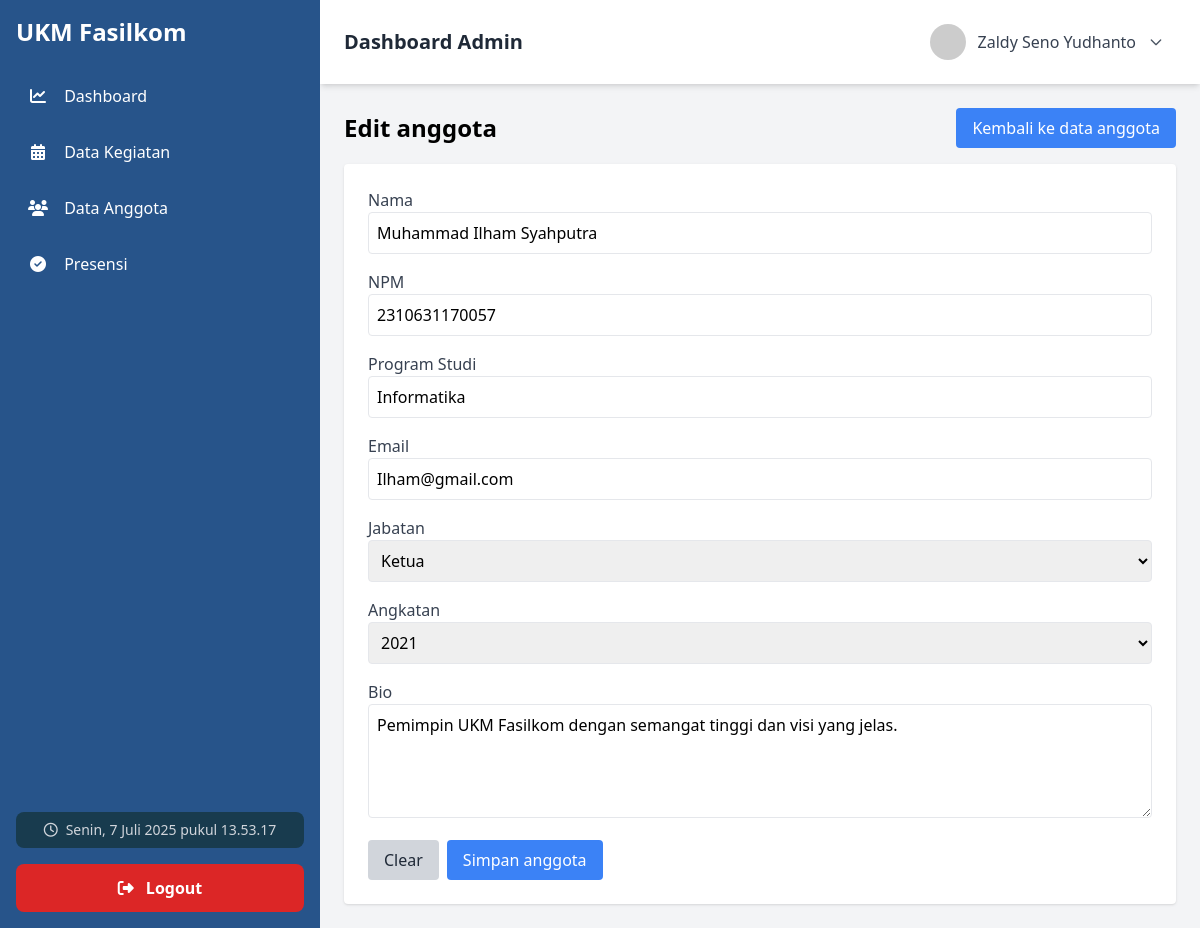
Page /Admin/anggota/edit-anggota.php?id=1 (signed in) on the committed database.
### tables this page shows
CREATE TABLE `pendaftaran` (
  `id_pendaftaran` int(11) NOT NULL,
  `id_user` int(11) NOT NULL,
  `nama` varchar(100) NOT NULL,
  `npm` varchar(20) NOT NULL,
  `email` varchar(100) NOT NULL,
  `prodi` varchar(100) NOT NULL,
  `angkatan` year(4) NOT NULL,
  `jabatan` varchar(50) DEFAULT 'Anggota',
  `bio` text DEFAULT NULL,
  `tanggal_daftar` datetime DEFAULT current_timestamp(),
  `status` enum('pending','diterima','ditolak') DEFAULT 'pending',
  `bukti_npm` varchar(255) DEFAULT NULL
);

CREATE TABLE `anggota` (
  `id_anggota` int(11) NOT NULL,
  `id_pendaftaran` int(11) DEFAULT NULL,
  `nama` varchar(100) NOT NULL,
  `npm` varchar(20) NOT NULL,
  `prodi` varchar(100) DEFAULT NULL,
  `email` varchar(100) DEFAULT NULL,
  `jabatan` enum('Ketua','Wakil Ketua','Bendahara','Sekretaris','Koordinator','Anggota') NOT NULL,
  `angkatan` int(11) DEFAULT NULL,
  `bio` text DEFAULT NULL,
  `dibuat_oleh` varchar(50) DEFAULT NULL,
  `created_at` timestamp NOT NULL DEFAULT current_timestamp()
);

### Admin/anggota/edit-anggota.php (the view, shortened to what this page needs)
<?php
if (isset($_GET['id']) || isset($_GET['id_anggota'])) {
    include "../koneksi.php";
    $id_anggota = isset($_GET['id_anggota']) ? $_GET['id_anggota'] : $_GET['id'];
    $query = mysqli_query($koneksi, "SELECT * FROM anggota WHERE
        id_anggota='$id_anggota'");
    $row = mysqli_fetch_array($query);
?>
<!DOCTYPE html>
<html lang="en">
<head>
    <script src="https://cdn.tailwindcss.com"></script>
</head>
<body class="bg-gray-100 font-sans">
    <div class="flex min-h-screen">
        <?php include '../sidebar.php'; ?>
        <div class="flex-1 flex flex-col sm:ml-0 md:ml-80 lg:ml-80 xl:ml-80">
            <?php include '../navbar.php'; ?>
            <section class="p-6">
                <div class="mb-4 flex justify-between items-center">
                    <h2 class="text-2xl font-semibold">Edit anggota</h2>
                    <a href="data-anggota.php" class="bg-blue-500 text-white px-4 py-2 rounded">Kembali ke data anggota</a>
                </div>
                <form id="formEditAnggota" action="proses-edit-anggota.php" method="POST" class="bg-white p-6 rounded shadow">
                    <div class="mb-4">
                        <label for="nama" class="block text-gray-700">Nama</label>
                        <input type="text" name="nama" id="nama" required
                            value="<?= htmlspecialchars($row['nama']) ?>"
                            class="border p-2 w-full rounded">
                    </div>
                    <div class="mb-4">
                        <label for="npm" class="block text-gray-700">NPM</label>
                        <input type="number" name="npm" id="npm" required
                            value="<?= $row['npm'] ?>"
                            class="border p-2 w-full rounded">
                    </div>
                    <div class="mb-4">
                        <label for="prodi" class="block text-gray-700">Program Studi</label>
                        <input type="text" name="prodi" id="prodi" required
                            value="<?= $row['prodi'] ?>"
                            class="border p-2 w-full rounded">
                    </div>
                    <div class="mb-4">
                        <label for="email" class="block text-gray-700">Email</label>
                        <input type="email" name="email" id="email" required
                            value="<?= htmlspecialchars($row['email']) ?>"
                            class="border p-2 w-full rounded">
                    </div>
                    <div class="mb-4">
                        <label for="jabatan" class="block text-gray-700">Jabatan</label>
                        <select name="jabatan" id="jabatan" rows="4" required
                            class="border p-2 w-full rounded"><?= htmlspecialchars($row['jabatan']) ?>
                            <option value="Ketua" <?= $row['jabatan'] == 'Ketua' ? 'selected' : '' ?>>Ketua</option>
                        </select>
                    </div>
                    <div class="mb-4">
                        <label for="angkatan" class="block text-gray-700">Angkatan</label>
                        <select name="angkatan" id="angkatan" class="border p-2 w-full rounded">
                            <option value="2021" <?= $row['angkatan'] == '2021' ? 'selected' : '' ?>>2021</option>
                        </select>
                    </div>
                    <div class="mb-4">
                        <label for="bio" class="block text-gray-700">Bio</label>
                        <textarea name="bio" id="bio" rows="4" required
                            class="border p-2 w-full rounded"><?= htmlspecialchars($row['bio']) ?></textarea>
                    </div>
                    <div class="flex space-x-2">
                        <button type="button" onclick="clearForm()" class="bg-gray-300 text-gray-800 px-4 py-2 rounded hover:bg-gray-400">Clear</button>
                        <button type="submit" name="submit" class="bg-blue-500 text-white px-4 py-2 rounded hover:bg-blue-600">Simpan anggota</button>
                    </div>
                </form>
            </section>
        </div>
    </div>
</body>
</html>
<?php
}
?>

### Admin/navbar.php (shortened to what this page needs)
<?php
$user_name = 'Admin';
if (isset($_SESSION['id_user'])) {
    $id_user = $_SESSION['id_user'];
    $query = "SELECT nama, npm, prodi, email FROM pendaftaran WHERE id_user = ?";
    $stmt = mysqli_prepare($koneksi, $query);
    if ($stmt) {
        mysqli_stmt_bind_param($stmt, "i", $id_user);
        mysqli_stmt_execute($stmt);
        $result = mysqli_stmt_get_result($stmt);
        if (mysqli_num_rows($result) > 0) {
            $userData = mysqli_fetch_assoc($result);
            $user_name = $userData['nama'] ?? 'Admin';
        } else {
            $user_name = $_SESSION['username'] ?? 'Admin';
        }
    }
} else {
    $loginPath = getCorrectPath('login.php');
    header("Location: " . $loginPath);
    exit();
}
?>
<nav class="bg-white shadow-md px-6 py-4 flex items-center justify-between sticky top-0 z-40 mt-16 sm:mt-16 md:mt-0 lg:mt-0">
    <h2 class="text-xl font-semibold text-gray-800">Dashboard Admin</h2>
    <div class="relative">
        <button onclick="toggleDropdown()" id="dropdownButton" class="flex items-center space-x-3 focus:outline-none hover:bg-gray-100 px-3 py-2 rounded transition">
            <img src="https://ui-avatars.com/api/?name=<?= urlencode($user_name) ?>&background=27548A&color=fff" class="w-9 h-9 rounded-full" alt="User Photo">
            <span class="text-gray-700 font-medium hidden sm:inline"><?= htmlspecialchars($user_name) ?></span>
            <svg id="dropdownIcon" class="w-4 h-4 text-gray-600 transition-transform duration-200" fill="none" stroke="currentColor" viewBox="0 0 24 24">
                <path stroke-linecap="round" stroke-linejoin="round" stroke-width="2" d="M19 9l-7 7-7-7" />
            </svg>
        </button>
    </div>
</nav>

### Admin/navbar.php (style rules this page uses)
#dropdownIcon { transition: transform 0.2s ease; }

### rows in the picture
pendaftaran: nama "Zaldy Seno Yudhanto"
anggota: nama "Muhammad Ilham Syahputra", npm "2310631170057", prodi "Informatika", email "Ilham@gmail.com", jabatan "Ketua", angkatan "2021", bio "Pemimpin UKM Fasilkom dengan semangat tinggi dan visi yang jelas."

### other values in the picture
$item['title'] "Dashboard"
$item['title'] "Data Kegiatan"
$item['title'] "Data Anggota"
$item['title'] "Presensi"
